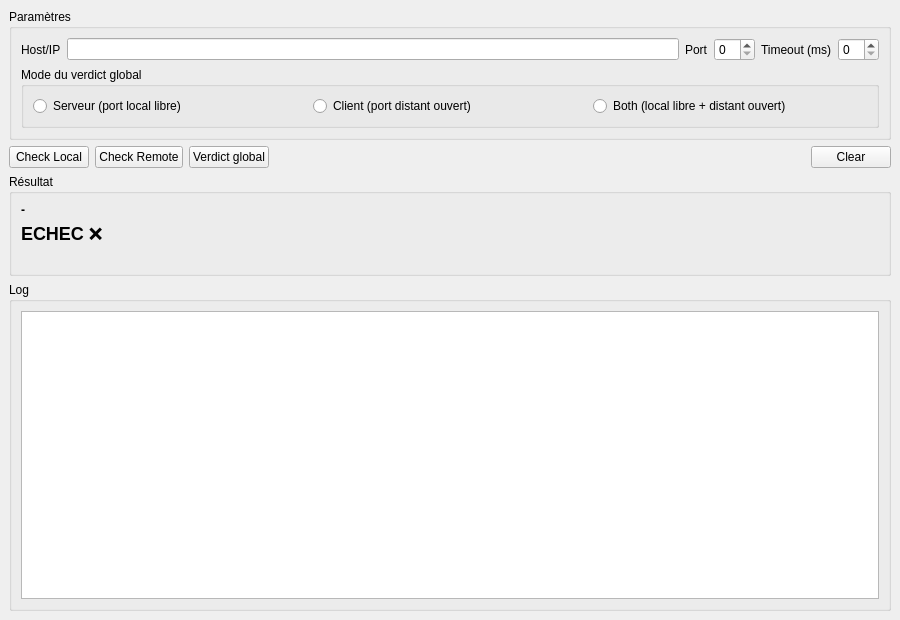
<?xml version="1.0" encoding="UTF-8"?>
<ui version="4.0">
 <class>MainWindow</class>
 <widget class="QMainWindow" name="MainWindow">
  <property name="geometry">
   <rect>
    <x>0</x>
    <y>0</y>
    <width>900</width>
    <height>620</height>
   </rect>
  </property>
  <property name="windowTitle">
   <string>PortInspector (TCP)</string>
  </property>
  <widget class="QWidget" name="centralwidget">
   <layout class="QVBoxLayout" name="verticalLayout">
    <item>
     <widget class="QGroupBox" name="groupBox">
      <property name="title">
       <string>Paramètres</string>
      </property>
      <layout class="QGridLayout" name="gridLayout">
       <item row="0" column="0">
        <widget class="QLabel" name="labelHost">
         <property name="text">
          <string>Host/IP</string>
         </property>
        </widget>
       </item>
       <item row="0" column="1">
        <widget class="QLineEdit" name="editHost"/>
       </item>
       <item row="0" column="2">
        <widget class="QLabel" name="labelPort">
         <property name="text">
          <string>Port</string>
         </property>
        </widget>
       </item>
       <item row="0" column="3">
        <widget class="QSpinBox" name="spinPort"/>
       </item>
       <item row="0" column="4">
        <widget class="QLabel" name="labelTimeout">
         <property name="text">
          <string>Timeout (ms)</string>
         </property>
        </widget>
       </item>
       <item row="0" column="5">
        <widget class="QSpinBox" name="spinTimeout"/>
       </item>
       <item row="1" column="0" colspan="6">
        <widget class="QGroupBox" name="groupMode">
         <property name="title">
          <string>Mode du verdict global</string>
         </property>
         <layout class="QHBoxLayout" name="horizontalLayoutMode">
          <item>
           <widget class="QRadioButton" name="rbServer">
            <property name="text">
             <string>Serveur (port local libre)</string>
            </property>
           </widget>
          </item>
          <item>
           <widget class="QRadioButton" name="rbClient">
            <property name="text">
             <string>Client (port distant ouvert)</string>
            </property>
           </widget>
          </item>
          <item>
           <widget class="QRadioButton" name="rbBoth">
            <property name="text">
             <string>Both (local libre + distant ouvert)</string>
            </property>
           </widget>
          </item>
         </layout>
        </widget>
       </item>
      </layout>
     </widget>
    </item>

    <item>
     <layout class="QHBoxLayout" name="horizontalLayoutButtons">
      <item>
       <widget class="QPushButton" name="btnCheckLocal">
        <property name="text">
         <string>Check Local</string>
        </property>
       </widget>
      </item>
      <item>
       <widget class="QPushButton" name="btnCheckRemote">
        <property name="text">
         <string>Check Remote</string>
        </property>
       </widget>
      </item>
      <item>
       <widget class="QPushButton" name="btnFullCheck">
        <property name="text">
         <string>Verdict global</string>
        </property>
       </widget>
      </item>
      <item>
       <spacer name="horizontalSpacer">
        <property name="orientation">
         <enum>Qt::Horizontal</enum>
        </property>
        <property name="sizeHint" stdset="0">
         <size>
          <width>40</width>
          <height>20</height>
         </size>
        </property>
       </spacer>
      </item>
      <item>
       <widget class="QPushButton" name="btnClear">
        <property name="text">
         <string>Clear</string>
        </property>
       </widget>
      </item>
     </layout>
    </item>

    <item>
     <widget class="QGroupBox" name="groupVerdict">
      <property name="title">
       <string>Résultat</string>
      </property>
      <layout class="QVBoxLayout" name="verticalLayoutVerdict">
       <item>
        <widget class="QLabel" name="lblVerdictTitle">
         <property name="text">
          <string>-</string>
         </property>
         <property name="styleSheet">
          <string>font-weight:600;</string>
         </property>
        </widget>
       </item>
       <item>
        <widget class="QLabel" name="lblVerdict">
         <property name="text">
          <string>ECHEC ❌</string>
         </property>
         <property name="styleSheet">
          <string>font-size:18px; font-weight:700;</string>
         </property>
        </widget>
       </item>
       <item>
        <widget class="QLabel" name="lblDetails">
         <property name="text">
          <string/>
         </property>
         <property name="wordWrap">
          <bool>true</bool>
         </property>
        </widget>
       </item>
      </layout>
     </widget>
    </item>

    <item>
     <widget class="QGroupBox" name="groupLog">
      <property name="title">
       <string>Log</string>
      </property>
      <layout class="QVBoxLayout" name="verticalLayoutLog">
       <item>
        <widget class="QTextEdit" name="textLog">
         <property name="readOnly">
          <bool>true</bool>
         </property>
        </widget>
       </item>
      </layout>
     </widget>
    </item>

   </layout>
  </widget>
 </widget>
 <resources/>
 <connections>
  <connection>
   <sender>btnCheckLocal</sender>
   <signal>clicked()</signal>
   <receiver>MainWindow</receiver>
   <slot>on_btnCheckLocal_clicked()</slot>
  </connection>
  <connection>
   <sender>btnCheckRemote</sender>
   <signal>clicked()</signal>
   <receiver>MainWindow</receiver>
   <slot>on_btnCheckRemote_clicked()</slot>
  </connection>
  <connection>
   <sender>btnFullCheck</sender>
   <signal>clicked()</signal>
   <receiver>MainWindow</receiver>
   <slot>on_btnFullCheck_clicked()</slot>
  </connection>
  <connection>
   <sender>btnClear</sender>
   <signal>clicked()</signal>
   <receiver>MainWindow</receiver>
   <slot>on_btnClear_clicked()</slot>
  </connection>
 </connections>
 <slots>
  <slot>on_btnCheckLocal_clicked()</slot>
  <slot>on_btnCheckRemote_clicked()</slot>
  <slot>on_btnFullCheck_clicked()</slot>
  <slot>on_btnClear_clicked()</slot>
 </slots>
</ui>
